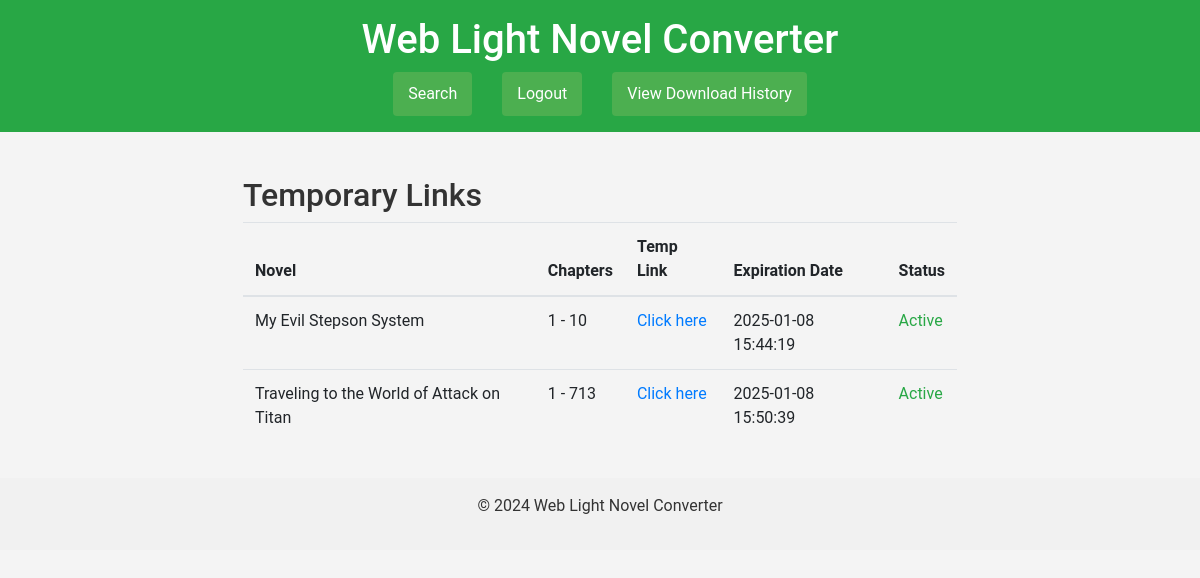
Page /temp_links (signed in) on the committed database.
### models.py (models this page shows)
class TempLink(db.Model):
    id = db.Column(db.Integer, primary_key=True)
    novel_name = db.Column(db.String(255), nullable=False)
    chapter_range = db.Column(db.String(255), nullable=True)
    link = db.Column(db.String(255), nullable=False)
    expiration_date = db.Column(db.DateTime, nullable=False)
    user_id = db.Column(db.Integer, db.ForeignKey('user.id'), nullable=False)
    def is_expired(self):
        return datetime.utcnow() > self.expiration_date

### app.py (the view)
@app.route('/temp_links', methods=['GET'])
@login_required
def temp_links():
    links = TempLink.query.filter_by(user_id=current_user.id).all()
    return render_template('temp_links.html', links=links)  # Pass links to the template

### app.py (called while the page is built)
@login_manager.user_loader
def load_user(user_id):
    return User.query.get(int(user_id))

### templates/temp_links.html
{% extends 'base.html' %}
{% block content %}
<div class="container">
    <h2>Temporary Links</h2>
    {% if links %}
        <table class="table">
            <thead>
                <tr>
                    <th>Novel</th>
                    <th>Chapters</th>
                    <th>Temp Link</th>
                    <th>Expiration Date</th>
                    <th>Status</th>
                </tr>
            </thead>
            <tbody>
                {% for link in links %}
                    <tr>
                        <td>{{ link.novel_name }}</td>
                        <td>{{ link.chapter_range }}</td>
                        <td><a href="{{ link.link }}" target="_blank">Click here</a></td>
                        <td>{{ link.expiration_date.strftime('%Y-%m-%d %H:%M:%S') }}</td>
                        <td>
                            {% if link.is_expired() %}
                                <span class="text-danger">Expired</span>
                            {% else %}
                                <span class="text-success">Active</span>
                            {% endif %}
                        </td>
                    </tr>
                {% endfor %}
            </tbody>
        </table>
    {% else %}
        <p>No temporary links found.</p>
    {% endif %}
</div>
{% endblock %}

### static/styles.css (style rules this page uses)
body { font-family: 'Roboto', sans-serif; margin: 0; padding: 0; background-color: #f4f4f4; color: #333; }
.container { width: 80%; margin: auto; overflow: hidden; }

### rows in the picture
TempLink: novel_name "My Evil Stepson System", chapter_range "1 - 10", expiration_date "2025-01-08 15:44:19", shows "Active"
TempLink: novel_name "Traveling to the World of Attack on Titan", chapter_range "1 - 713", expiration_date "2025-01-08 15:50:39", shows "Active"
